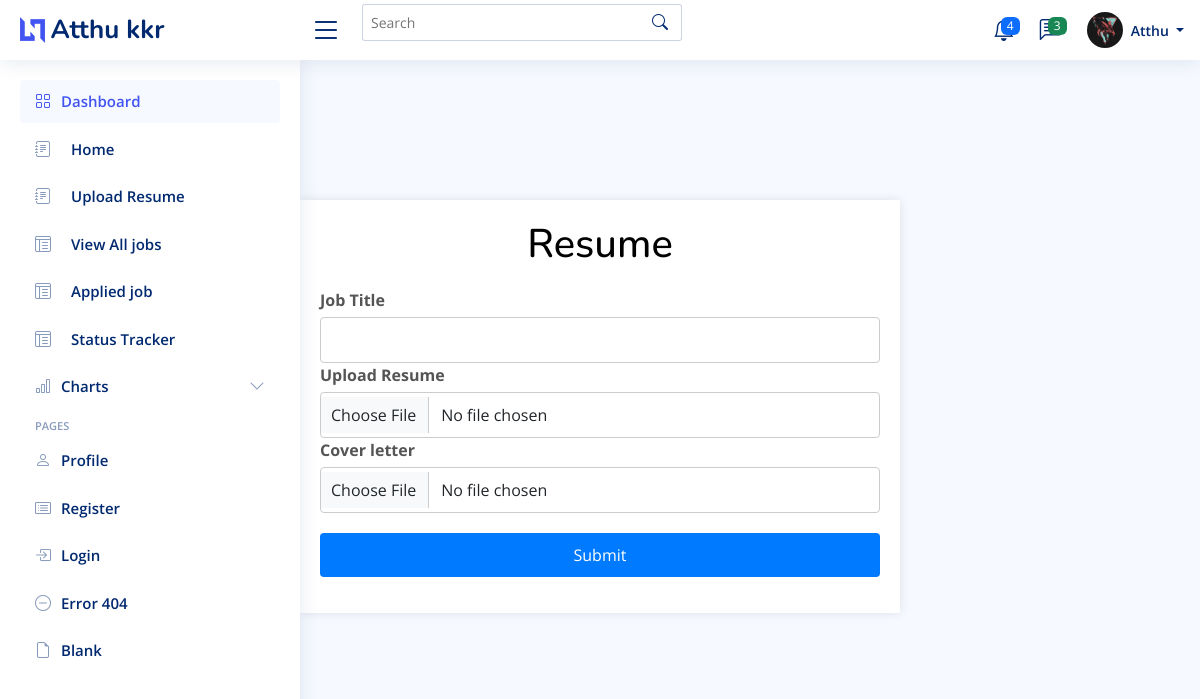
Page /resume/resume_details/1/ (signed in) on the committed database.
### UserApplicant/models.py (models this page shows, shortened)
class User(AbstractUser):
    email = models.EmailField(unique=True)
    is_employer=models.BooleanField(default=False)
    is_jobseeker=models.BooleanField(default=False)
    has_resume=models.BooleanField(default=False)
    has_company=models.BooleanField(default=False)
    is_verified =models.BooleanField(default=False)
    verification_token= models.CharField(max_length=64,unique=True,blank=True)
    is_blocked =models.BooleanField(default=False)

class jobseeker_Profile(models.Model):
    user =models.OneToOneField(User, on_delete=models.CASCADE)
    phone_number=models.CharField(max_length=15,blank=True,null=True)
    address=models.CharField(max_length=255,blank=True,null=True)
    profile_picture=models.ImageField(upload_to='profile_pictures/',blank=True,null=True)
    first_name=models.CharField(max_length=30,blank=True,null=True)
    last_name=models.CharField(max_length=30,blank=True,null=True)
    date_of_birth=models.DateField(blank=True,null=True)
    about=models.TextField()
    gender=models.CharField(max_length=15,blank=True,null=True)
    education = models.CharField(max_length=100, blank=True, null=True)
    job=models.CharField(max_length=50,blank=True,null=True)
    country=models.CharField(max_length=50,blank=True,null=True)
    skills = models.ManyToManyField(Skill)
    x =models.URLField(max_length=255,blank=True,null=True)
    insta =models.URLField(max_length=255,blank=True,null=True)
    facebook=models.URLField(max_length=255,blank=True,null=True)
    linkedin=models.URLField(max_length=255,blank=True,null=True)

### Resume/views.py (the view)
# urls.py: path('resume_details/<int:id>/',views.ResumeView.as_view(),name="resume_details"),
class ResumeView(DetailView):
    model=Resume
    template_name='resume/resume_details.html'
    context_object_name='resume'
    pk_url_kwarg = 'id'

### templates/Resume/resume_details.html (shortened to what this page needs)
{% extends 'Dashboard/Dashboard.html' %}
{% load widget_tweaks %}
{% load static %}
{% block header %}
{% if request.user.is_jobseeker%}
  <header id="header" class="header fixed-top d-flex align-items-center">
    <div class="d-flex align-items-center justify-content-between">
      <a href="index.html" class="logo d-flex align-items-center">
        <img src="{% static 'img/img/logo.png' %}" alt="">
        <span class="d-none d-lg-block">{{ request.user.jobseeker_profile.first_name }} {{ request.user.jobseeker_profile.last_name }}</span>
      </a>
      <i class="bi bi-list toggle-sidebar-btn"></i>
    </div>
<div class="search-bar">
  <form class="search-form d-flex align-items-center" method="POST" action="#">
    <input type="text" name="query" placeholder="Search" title="Enter search keyword">
    <button type="submit" title="Search"><i class="bi bi-search"></i></button>
  </form>
</div>
    <nav class="header-nav ms-auto">
      <ul class="d-flex align-items-center">
        <li class="nav-item dropdown">
          <a class="nav-link nav-icon" href="#" data-bs-toggle="dropdown">
            <span class="badge bg-primary badge-number">4</span>
          </a>
        </li>
        <li class="nav-item dropdown">
          <a class="nav-link nav-icon" href="#" data-bs-toggle="dropdown">
            <span class="badge bg-success badge-number">3</span>
          </a>
        </li>
        <li class="nav-item dropdown pe-3">
          <a class="nav-link nav-profile d-flex align-items-center pe-0" href="#" data-bs-toggle="dropdown">
            {% if request.user.jobseeker_profile.profile_picture %}
                   <img src="{{ request.user.jobseeker_profile.profile_picture.url }}" alt="Profile" class="rounded-circle">
            {% else %}
                   <img src="{% static 'images/faces/face28.png' %}" alt="Default Profile Picture">
            {% endif %}
            <span class="d-none d-md-block dropdown-toggle ps-2">{{ request.user.jobseeker_profile.first_name }}
            </span>
          </a>
        </li>
      </ul>
    </nav>
  </header>
  {% endif %}
  {% endblock header %}
{% block sidebar %}
{% if request.user.is_jobseeker %}
<aside id="sidebar" class="sidebar">
  <ul class="sidebar-nav" id="sidebar-nav">
    <li class="nav-item">
      <a class="nav-link " href="index.html">
        <i class="bi bi-grid"></i>
        <span>Dashboard</span>
      </a>
    </li>
    <li class="nav-item">
      <a class="nav-link collapsed"  href="{% url "jobseeker_dash" %}">
        <i class="bi bi-journal-text"></i> <span>Home</span>
      </a>
    </li>
    <li class="nav-item">
      <a class="nav-link collapsed"  href="{% url "update_resume" %}">
        <i class="bi bi-journal-text"></i> <span>Upload Resume</span>
      </a>
    </li>
      <li class="nav-item">
        <a class="nav-link collapsed"  href="{% url "seeker_view_all_jobs" %}">
          <i class="bi bi-layout-text-window-reverse"></i><span>View All jobs</span>
        </a>
      </li>
      <li class="nav-item">
        <a class="nav-link collapsed"  href="{% url "applied_job" %}">
          <i class="bi bi-layout-text-window-reverse"></i><span>Applied job</span>
        </a>
      </li>
      <li class="nav-item">
        <a class="nav-link collapsed"  href="{% url "status_track_seeker" %}">
          <i class="bi bi-layout-text-window-reverse"></i><span>Status Tracker</span>
        </a>
      </li>
    <li class="nav-item">
      <a class="nav-link collapsed" data-bs-target="#charts-nav" data-bs-toggle="collapse" href="{% url "jobseeker_dash" %}">
        <i class="bi bi-bar-chart"></i><span>Charts</span><i class="bi bi-chevron-down ms-auto"></i>
      </a>
    </li>
    <li class="nav-heading">Pages</li>
    <li class="nav-item">
      <a class="nav-link collapsed" href="{% url "update_profile_job" %}">
        <i class="bi bi-person"></i>
        <span>Profile</span>
      </a>
    </li>
    <li class="nav-item">
      <a class="nav-link collapsed" href="{% url "register_seeker" %}">
        <i class="bi bi-card-list"></i>
        <span>Register</span>
      </a>
    </li>
    <li class="nav-item">
      <a class="nav-link collapsed" href="{% url "login_user" %}">
        <i class="bi bi-box-arrow-in-right"></i>
        <span>Login</span>
      </a>
    </li>
    <li class="nav-item">
      <a class="nav-link collapsed" href="#">
        <i class="bi bi-dash-circle"></i>
        <span>Error 404</span>
      </a>
    </li>
    <li class="nav-item">
      <a class="nav-link collapsed" href="#">
        <i class="bi bi-file-earmark"></i>
        <span>Blank</span>
      </a>
    </li>
  </ul>
</aside>
{% endif %}
{% endblock sidebar %}
{% block main %}
<section class="section profile">
<div class="ever">
    <h2 style="text-align: center; color: black; font-size: 40px;">Resume</h2>
    <form id="profile-form" class="needs-validation" method="POST" enctype="multipart/form-data"  novalidate>
        <div>
            <label for="id_name">Job Title</label>
            <input type="text" class="form-control" id="id_title" name="title"  required>
        </div>
        <div>
            <label for="id_start_date">Upload Resume</label>
            <input type="file" class="form-control" id="id_resume" name="resume" accept=".pdf,.doc,.docx" required>
        </div>
        <div>
            <label for="id_country">Cover letter</label>
            <input type="file" class="form-control" id="id_coverletter" name="cover_letter" accept=".pdf,.doc,.docx" required>
        </div>
        <button type="submit" class="btn btn-primary" style="margin-top: 20px;">Submit</button>
    </form>
</div>
</section>
{% endblock main %}
{% block script %}
<link rel="stylesheet" href="https://ajax.googleapis.com/ajax/libs/jqueryui/1.12.1/themes/smoothness/jquery-ui.css">
{% endblock script %}

### static/css/css/style.css (style rules this page uses)
:root { scroll-behavior: smooth; }
body { font-family: "Open Sans", sans-serif; background: #f6f9ff; color: #444444; }
a { color: #4154f1; text-decoration: none; }
h1, h2, h3, h4, h5, h6 { font-family: "Nunito", sans-serif; }
.logo { line-height: 1; }
@media (min-width: 1200px) { .logo { width: 280px; } }
.logo img { max-height: 26px; margin-right: 6px; }
.logo span { font-size: 26px; font-weight: 700; color: #012970; font-family: "Nunito", sans-serif; }
.header { transition: all 0.5s; z-index: 997; height: 60px; box-shadow: 0px 2px 20px rgba(1, 41, 112, 0.1); background-color: #fff; padding-left: 20px; }
.header .toggle-sidebar-btn { font-size: 32px; padding-left: 10px; cursor: pointer; color: #012970; }
.header .search-bar { min-width: 360px; padding: 0 20px; }
.header .search-form { width: 100%; }
.header .search-form input { border: 0; font-size: 14px; color: #012970; border: 1px solid rgba(1, 41, 112, 0.2); padding: 7px 38px 7px 8px; border-radius: 3px; transition: 0.3s; width: 100%; }
.header .search-form button { border: 0; padding: 0; margin-left: -30px; background: none; }
.header .search-form button i { color: #012970; }
.header-nav ul { list-style: none; }
.header-nav>ul { margin: 0; padding: 0; }
.header-nav .nav-icon { font-size: 22px; color: #012970; margin-right: 25px; position: relative; }
.header-nav .nav-profile { color: #012970; }
.header-nav .nav-profile img { max-height: 36px; }
.header-nav .nav-profile span { font-size: 14px; font-weight: 600; }
.header-nav .badge-number { position: absolute; inset: -2px -5px auto auto; font-weight: normal; font-size: 12px; padding: 3px 6px; }
.sidebar { position: fixed; top: 60px; left: 0; bottom: 0; width: 300px; z-index: 996; transition: all 0.3s; padding: 20px; overflow-y: auto; scrollbar-width: thin; scrollbar-color: #aab7cf transparent; box-shadow: 0px 0px 20px rgba(1, 41, 112, 0.1); background-color: #fff; }
.sidebar-nav { padding: 0; margin: 0; list-style: none; }
.sidebar-nav li { padding: 0; margin: 0; list-style: none; }
.sidebar-nav .nav-item { margin-bottom: 5px; }
.sidebar-nav .nav-heading { font-size: 11px; text-transform: uppercase; color: #899bbd; font-weight: 600; margin: 10px 0 5px 15px; }
.sidebar-nav .nav-link { display: flex; align-items: center; font-size: 15px; font-weight: 600; color: #4154f1; transition: 0.3; background: #f6f9ff; padding: 10px 15px; border-radius: 4px; }
.sidebar-nav .nav-link i { font-size: 16px; margin-right: 10px; color: #4154f1; }
.sidebar-nav .nav-link.collapsed { color: #012970; background: #fff; }
.sidebar-nav .nav-link.collapsed i { color: #899bbd; }
.sidebar-nav .nav-link .bi-chevron-down { margin-right: 0; transition: transform 0.2s ease-in-out; }

### templates/Resume/resume_details.html (style rules this page uses)
.ever { max-width: 600px; margin: 50px auto; padding: 20px; margin-top:200px; background-color: #fff; box-shadow: 0 0 10px rgba(0, 0, 0, 0.1); }
.ever h2 { text-align: center; color: black; font-size: 40px; margin-bottom: 20px; }
label { font-weight: bold; color: #555; }
.form-control { width: 100%; padding: 10px; margin-top: 5px; border: 1px solid #ccc; border-radius: 4px; box-sizing: border-box; }
.btn-primary { width: 100%; padding: 10px; background-color: #007BFF; color: #fff; border: none; border-radius: 4px; cursor: pointer; font-size: 16px; margin-top: 10px; }

### rows in the picture
User: user.jobseeker_profile.first_name "Atthu", user.jobseeker_profile.last_name "kkr", user.jobseeker_profile.profile_picture (picture)
